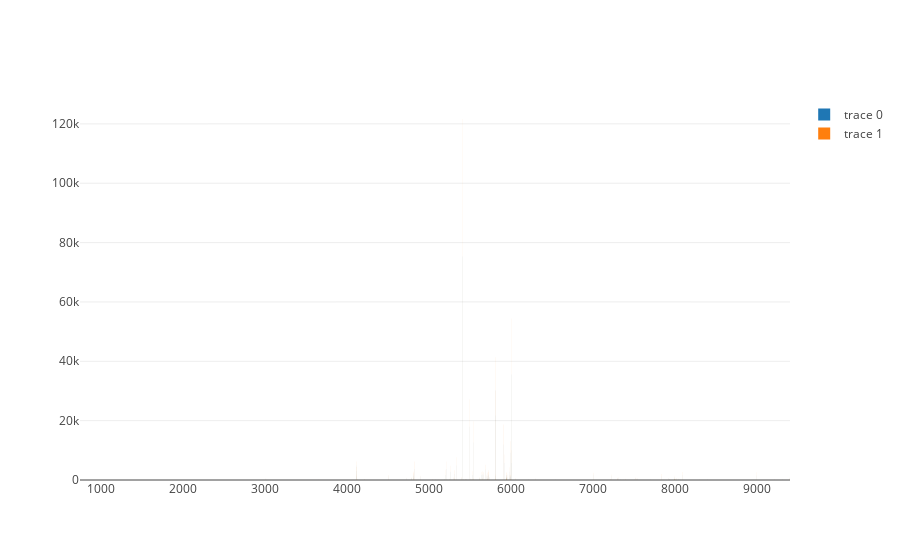

Notebook code cell kept with this figure:
### Code cell
bar_visualize(train, MCC_FIELD, {TARGET_FIELD: ["sum", "count"]})

### Figure 1 — Plotly figure (JSON) as saved in the notebook; plotly's stock layout.template omitted (floating-point values rounded to 4 significant figures; data arrays with more than 128 entries replaced by an {"elided": "..."} marker saying what was removed)
{"data": [{"type": "bar", "x": {"elided": "344 int values"}, "y": {"elided": "344 int values"}}, {"type": "bar", "x": {"elided": "344 int values"}, "y": {"elided": "344 int values"}}], "layout": {}}
